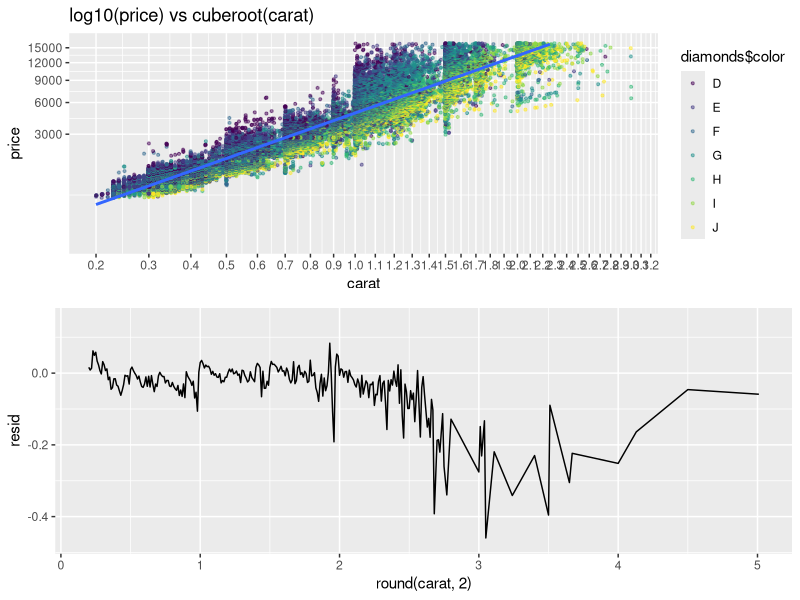

Write the R code that produced this figure.
library(ggplot2)
library(gridExtra)
library(GGally) 
library(scales) #required for trans_new()
library(memisc) #required for mtable()
library(MASS) #required for memisc
library(lattice) #required for memisc

cube_root_trans = function() trans_new('cuberoot', 
                                       transform = function(x) x ^ (1/3),
                                       inverse = function(x) x ^ 3)

p1 <- ggplot(aes(x = carat, y = price), data = diamonds)+
    geom_jitter(alpha = 1/2, size = 3/4, aes(color = diamonds$color))+
    geom_smooth(method = 'lm')+
    scale_x_continuous(trans = cube_root_trans(), limits = c(0.2, 3), breaks = seq(0, 4, 0.1))+
    scale_y_continuous(trans = cube_root_trans(), limits = c(3, 16000), breaks = seq(0, 15000, 3000))+
    ggtitle("log10(price) vs cuberoot(carat)")

m1 <- lm(I(log10(price)) ~ I(carat ^ (1/3)), data = diamonds)
m2 <- update(m1, ~ . + carat)
m3 <- update(m2, ~ . + cut)
m4 <- update(m3, ~ . + color)
m5 <- update(m4, ~ . + clarity)

mtable(m1, m2, m3, m4, m5)

newDiamonds = data.frame(carat = 1.00, color = 'I', cut = 'Fair', clarity = 'VVS1')
predict(m5, newdata = newDiamonds, interval = 'prediction', level = 0.95) #model prediction

dat = data.frame(m4$model, m4$residuals)

with(dat, sd(m4.residuals))

with(subset(dat, carat > .9 & carat < 1.1), sd(m4.residuals))

dat$resid <- as.numeric(dat$m4.residuals)

p2 <- ggplot(aes(y = resid, x = round(carat, 2)), data = dat) +
  geom_line(stat = "summary", fun.y = sd)

grid.arrange(p1, p2, nrow = 2)

predict_values <- predict(m1, diamonds)

summary(predict_values)
